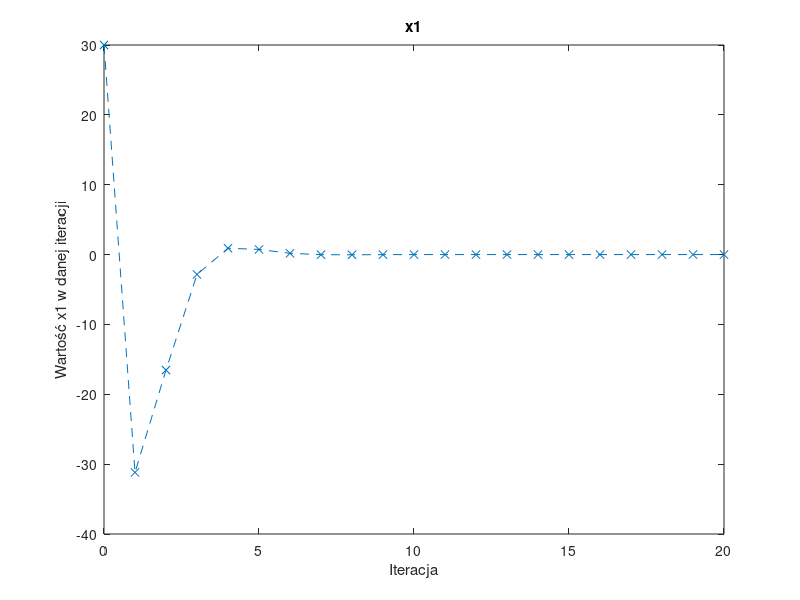
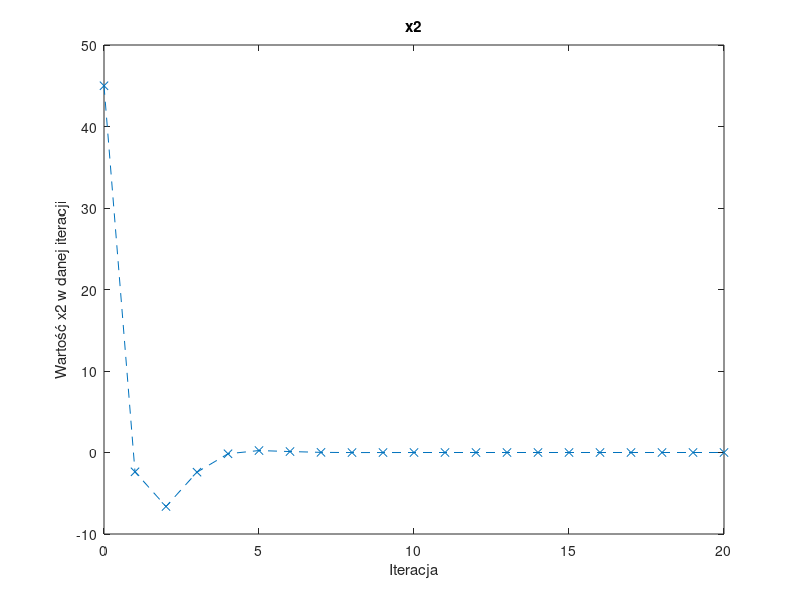
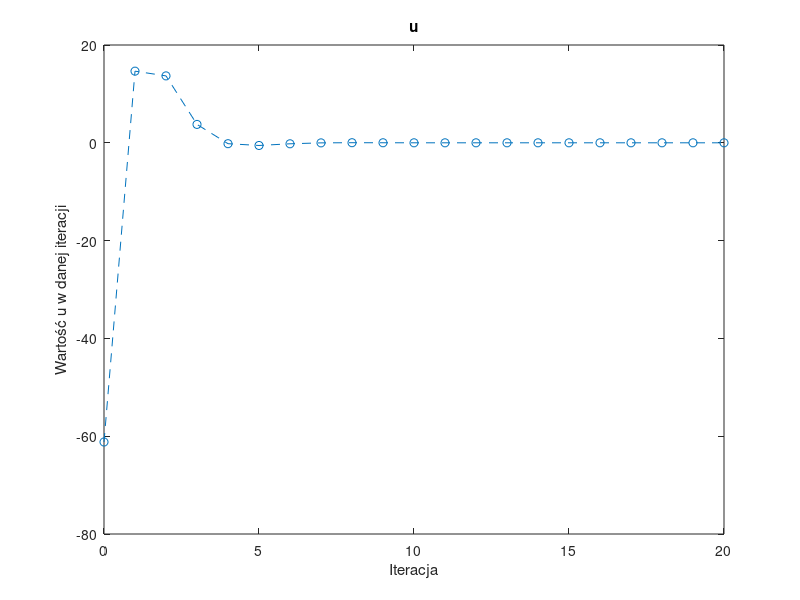
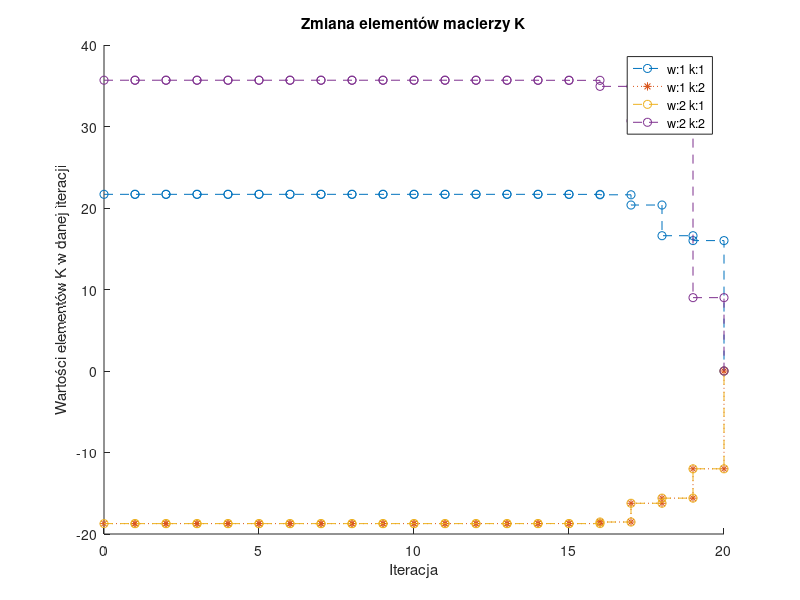

Write MATLAB code to recreate these figures, in order.
clear all
close all

A = [1,0;
     1,2];
B = [1;
     2];

C = [B A*B];
sterowalnosc = 2==rank(C);
R = 6;
F = [0,0;
     0,0];
Q = [16,-12;  
     -12,9];
N = 20;
x0 = [30;
      45];
x = zeros(2,N+1);
u = zeros(1,N+1);
x(:,1) = x0;


K(:,:,N+1) = F;


for i=N:-1:1 
    K(:,:,i) = A'*(K(:,:,i+1) - K(:,:,i+1)*B*((R+B'*K(:,:,i+1)*B)^(-1))*B'*K(:,:,i+1))*A + Q;
end

for i=1:N
    S = -(R+B'*K(:,:,i+1)*B)^(-1)*B'*K(:,:,i+1)*A;

    u(i) = S*x(:,i);
    x(:,i+1) = A*x(:,i) + B*u(i);
    if i==20
     S = -(R+B'*K(:,:,i+1)*B)^(-1)*B'*K(:,:,i+1)*A;
     u(i+1) = S*x(:,i+1);
    end
end

J0 = (1/2)*x0'*K(:,:,1)*x0;

figure
plot(0:20,x(1,:),'x','LineStyle','--')
xlabel('Iteracja')
ylabel('Wartość x1 w danej iteracji')
title('x1')

figure
plot(0:20,x(2,:),'x','LineStyle','--')
xlabel('Iteracja')
ylabel('Wartość x2 w danej iteracji')
title('x2')

figure
plot(0:20,u,'o','LineStyle','--')
xlabel('Iteracja')
ylabel('Wartość u w danej iteracji')
title('u')

figure
hold on
for i=1:2
    for j=1:2
        Kpom = K(i,j,:);
        Kpom = Kpom(:);
        if ~(i==1 && j==2)
            stairs(0:20,Kpom,'o--')
        else
            stairs(0:20,Kpom,'*:')    
        end
    end
end
xlabel('Iteracja')
ylabel('Wartości elementów K w danej iteracji')
title('Zmiana elementów macierzy K')
legend('w:1 k:1', 'w:1 k:2', 'w:2 k:1', 'w:2 k:2');
hold off